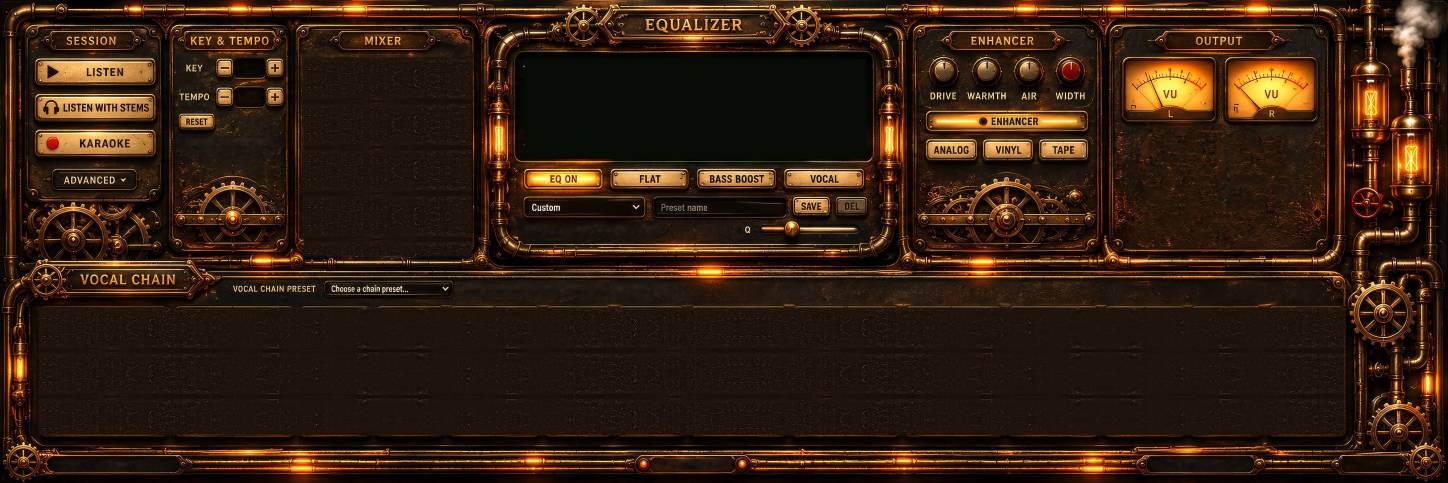
#> input picture design/ref/sk-studio.pre-eqplate.jpg, 4344 x 1448 px (shown at 1/3 size)
$ python studio_outplate.py ../ref/sk-studio.pre-eqplate.jpg out.png
#> lines starting #> are read from the running program, lines starting #| are printed output that depends on the picture
# Paints the old MASTER / THRESH knobs out of the Output plate in sk-studio.jpg with randomly quilted plate texture
# (no mirror symmetry). Run on the backdrop BEFORE it had them removed (git show 64ff728:design/tex/sk-studio.jpg).
# usage: python -I design/tools/studio_outplate.py <in.jpg> <out.jpg>
import sys, numpy as np
from PIL import Image
a = np.asarray(Image.open(sys.argv[1]).convert('RGB')).astype(np.float32)
src = a[588:652, 3692:3898]; rng = np.random.default_rng(7)
#> after `src = a[588:652, 3692:3898]`:
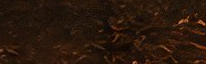
#> src: shape (64, 206, 3) float32; mean R, G, B 42.3, 23.6, 11.6
def quilt(b, T=48, ov=16):
#> called with b = (3425, 360, 3672, 640), T = 48, ov = 16
    x0, y0, x1, y1 = b; w, h = x1 - x0, y1 - y0
    acc = np.zeros((h + T, w + T, 3), np.float32); wt = np.zeros((h + T, w + T, 1), np.float32)
    ramp = np.minimum(np.arange(T) + 1, T - np.arange(T)).astype(np.float32); ramp = np.minimum(ramp / ov, 1)
    win = (ramp[:, None] * ramp[None, :])[..., None]
    for y in range(0, h, T - ov):
        for x in range(0, w, T - ov):
            sy = rng.integers(0, src.shape[0] - T + 1); sx = rng.integers(0, src.shape[1] - T + 1)
            t = src[sy:sy + T, sx:sx + T]
            if rng.random() < .5: t = t[:, ::-1]
            acc[y:y + T, x:x + T] += t * win; wt[y:y + T, x:x + T] += win
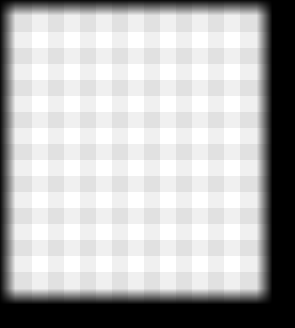
#> wt: shape (328, 295, 1) float32; min 0, max 1.13, mean 0.81; drawn with min black and max white
    fill = acc[:h, :w] / np.maximum(wt[:h, :w], 1e-3)
    yy, xx = np.mgrid[0:h, 0:w]; f = np.minimum.reduce([xx, yy, w - 1 - xx, h - 1 - yy]).astype(np.float32)
    al = np.clip(f / 26, 0, 1)[..., None]
    a[y0:y1, x0:x1] = a[y0:y1, x0:x1] * (1 - al) + fill * al
quilt((3425, 360, 3672, 640)); quilt((3690, 390, 3875, 610))
#> call 2 of quilt, with b = (3690, 390, 3875, 610), T = 48, ov = 16
#> after the loop in quilt (call 2), `for y in range(0, h, T - ov):`:
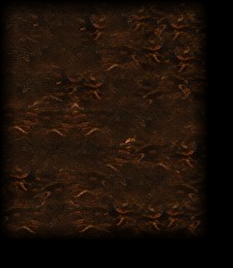
#> acc: shape (268, 233, 3) float32; mean R, G, B 29.9, 16.7, 8.2
#> after the loop in quilt (call 2), `for y in range(0, h, T - ov):`:
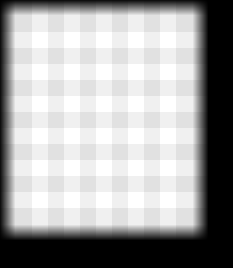
#> wt: shape (268, 233, 1) float32; min 0, max 1.13, mean 0.732; drawn with min black and max white
quilt((3500, 615, 3800, 760), T=40, ov=14)   # baked LIMITER plate (the live button sits elsewhere)
#> call 3 of quilt, with b = (3500, 615, 3800, 760), T = 40, ov = 14
#> after the loop in quilt (call 3), `for y in range(0, h, T - ov):`:
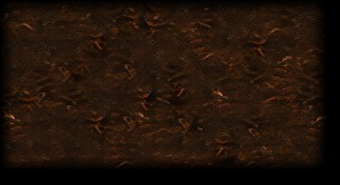
#> acc: shape (185, 340, 3) float32; mean R, G, B 34.4, 19.3, 9.5
#> after the loop in quilt (call 3), `for y in range(0, h, T - ov):`:
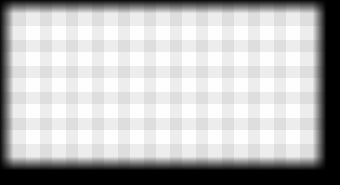
#> wt: shape (185, 340, 1) float32; min 0, max 1.15, mean 0.834; drawn with min black and max white
#> in quilt (call 3), `fill = acc[:h, :w] / np.maximum(wt[:h, :w], 1e-3)`:
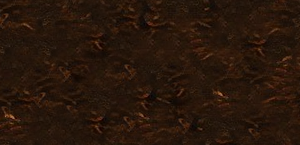
#> fill: shape (145, 300, 3) float32; mean R, G, B 40.9, 23, 11.4
Image.fromarray(np.clip(a, 0, 255).astype(np.uint8)).save(sys.argv[2], quality=86)
